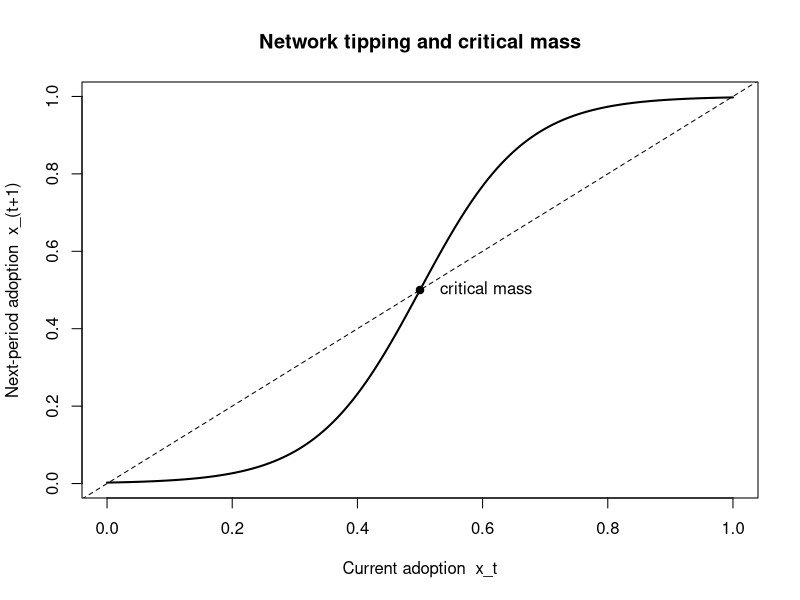

Reproduce this figure in R.
## ---- chunk 1
set.seed(11)
N <- 4000
theta <- rlnorm(N, log(11), 0.55)   # $/month value of the content to a viewer
gamma <- rlnorm(N, log(1.1), 0.70)  # $ disutility per unit of ad load
A <- 8; adrev <- 1.25               # max ad load; platform ad revenue per unit

# Every (ad load, fee) pair the platform could put on a menu, and what one taker
# of that option is worth to the platform.
grid <- expand.grid(a = seq(0, A, by = 1), f = seq(0, 30, by = 1))
grid$yield <- grid$f + adrev * grid$a

# Consumers self-select: each takes the option maximizing theta - gamma*a - f,
# and abstains if the best option leaves negative surplus. This is the incentive-
# compatibility constraint doing its work -- the platform never sees (theta, gamma).
rev_of <- function(rows) {
  S <- matrix(theta, N, length(rows)) - outer(gamma, grid$a[rows]) -
       matrix(grid$f[rows], N, length(rows), byrow = TRUE)
  k <- max.col(cbind(0, S), ties.method = "first"); t <- k > 1
  c(rev = sum(grid$yield[rows][k[t] - 1]) / N, cover = mean(t))
}

# Greedily grow the menu one option at a time; the plateau is the whole point.
grow <- function(pool, steps = 4) {
  chosen <- integer(0); out <- NULL
  for (s in seq_len(steps)) {
    cand <- setdiff(pool, chosen)
    g <- vapply(cand, function(x) rev_of(c(chosen, x))["rev"], numeric(1))
    chosen <- c(chosen, cand[which.max(g)]); out <- rbind(out, rev_of(chosen))
  }
  list(path = out, menu = grid[chosen, c("a", "f")])
}

all_opts <- seq_len(nrow(grid))
ad_only  <- rev_of(which(grid$a == A & grid$f == 0))
sub_only <- {
  paid <- which(grid$a == 0)
  rev_of(paid[which.max(vapply(paid, function(g) rev_of(g)["rev"], numeric(1)))])
}
two_tier <- {
  free <- which(grid$a == A & grid$f == 0); paid <- which(grid$a == 0)
  b <- paid[which.max(vapply(paid, function(g) rev_of(c(free, g))["rev"], numeric(1)))]
  rev_of(c(free, b))
}
gas <- grow(all_opts)

tab <- rbind(`ad-only` = ad_only, `subscription-only` = sub_only, `two-tier` = two_tier,
             `GAS (2 options)` = gas$path[2, ], `GAS (3 options)` = gas$path[3, ],
             `GAS (4 options)` = gas$path[4, ])
tab <- cbind(tab, `gain over two-tier %` = 100 * (tab[, "rev"] / two_tier["rev"] - 1))
round(tab, 3)
## ---- chunk 2
# A regulatory cap on advertising intensity (the EU Digital Services Act
# direction of travel) removes the high-ad options from the menu entirely.
capped <- grow(which(grid$a <= 3))
rbind(uncapped = gas$path[2, ], `ad load capped at 3` = capped$path[2, ])
cat("\nOptimal menu, uncapped (ad load, fee):\n");  print(gas$menu[1:2, ])
cat("\nOptimal menu, capped   (ad load, fee):\n");  print(capped$menu[1:2, ])
## ---- chunk 3
set.seed(1200)
n <- 9000

# --- 3 x 2 randomization: how much of the co-created output is revealed
#     before registration, crossed with how the registration prompt is framed.
fulf  <- factor(sample(c("none", "partial", "full"), n, TRUE),
                levels = c("none", "partial", "full"))
frame <- factor(sample(c("gain", "loss"), n, TRUE), levels = c("gain", "loss"))

# --- Two motivational pathways, moving in opposite directions ----------------
# Value-in-use rises with what you can see: proof your prompt shaped the output.
mu_viu <- c(none = 0.15, partial = 0.70, full = 0.85)[as.character(fulf)]
# Curiosity needs the experience to stay perceptually open: a full reveal closes it.
mu_cur <- c(none = 0.45, partial = 0.75, full = 0.20)[as.character(fulf)]
viu <- mu_viu + rnorm(n, 0, 0.35)
cur <- mu_cur + rnorm(n, 0, 0.35)

# --- Registration ------------------------------------------------------------
b_viu <- 1.30; b_cur <- 1.10
loss  <- as.integer(frame == "loss")
full  <- as.integer(fulf == "full")
eta   <- -1.20 + b_viu * viu + b_cur * cur +
          0.35 * loss - 0.30 * loss * full   # loss framing substitutes for a full reveal
reg   <- rbinom(n, 1, plogis(eta))

# Post-registration return behavior, driven by the same experiential state.
returns <- rpois(n, exp(-0.3 + 0.9 * viu + 0.6 * cur)) * reg

d <- data.frame(fulf, frame, viu, cur, reg, returns)

# --- (1) Registration by arm -------------------------------------------------
tab <- round(100 * tapply(d$reg, list(d$fulf, d$frame), mean), 1)

# --- (2) Main effect of fulfillment, and the framing interaction -------------
m_main <- lm(reg ~ fulf, data = d)
m_int  <- lm(reg ~ fulf * frame, data = d)

# --- (3) Parallel-mediator decomposition of partial vs. full -----------------
paths <- function(dd) {
  b  <- coef(lm(reg ~ viu + cur + fulf, data = dd))
  ap <- with(dd, c(mean(viu[fulf == "partial"]) - mean(viu[fulf == "full"]),
                   mean(cur[fulf == "partial"]) - mean(cur[fulf == "full"])))
  c(viu = unname(ap[1] * b["viu"]), curiosity = unname(ap[2] * b["cur"]))
}
bt <- replicate(400, paths(d[sample.int(n, n, TRUE), ]))
ci <- apply(bt, 1, quantile, c(0.025, 0.975))

cat("Registration rate (%) by fulfillment x framing\n"); print(tab); cat("\n")
cat(sprintf("Partial vs. none  : %+.1f pp\n", 100 * coef(m_main)["fulfpartial"]))
cat(sprintf("Full    vs. none  : %+.1f pp\n", 100 * coef(m_main)["fulffull"]))
cat(sprintf("Partial vs. full  : %+.1f pp\n\n",
            100 * (coef(m_main)["fulfpartial"] - coef(m_main)["fulffull"])))
cat(sprintf("Loss-framing lift -- no reveal      : %+.1f pp\n",
            100 * coef(m_int)["frameloss"]))
cat(sprintf("Loss-framing lift -- partial reveal : %+.1f pp\n",
            100 * (coef(m_int)["frameloss"] + coef(m_int)["fulfpartial:frameloss"])))
cat(sprintf("Loss-framing lift -- full reveal    : %+.1f pp  (substitution)\n",
            100 * (coef(m_int)["frameloss"] + coef(m_int)["fulffull:frameloss"])))
cat("\nWhy partial beats full -- decomposition of the partial-vs-full gap:\n")
cat(sprintf("  via value-in-use : %+.1f pp  [%+.1f, %+.1f]\n",
            100 * mean(bt["viu", ]), 100 * ci[1, "viu"], 100 * ci[2, "viu"]))
cat(sprintf("  via curiosity    : %+.1f pp  [%+.1f, %+.1f]\n",
            100 * mean(bt["curiosity", ]), 100 * ci[1, "curiosity"], 100 * ci[2, "curiosity"]))
cat(sprintf("\nReturn visits per 100 arrivals: none %.0f, partial %.0f, full %.0f\n",
            100 * mean(d$returns[d$fulf == "none"]),
            100 * mean(d$returns[d$fulf == "partial"]),
            100 * mean(d$returns[d$fulf == "full"])))
## ---- chunk 4
set.seed(2026)
J <- 12; N <- 6000; commission <- 0.15
p <- round(runif(J, 40, 95))                   # prices: moderate dispersion
q <- rnorm(J, 0, 2.0)                          # match quality: wider dispersion
alpha <- rlnorm(N, log(0.035), 0.55)           # heterogeneous price sensitivity
V <- matrix(q, N, J, byrow = TRUE) - outer(alpha, p)

# Common random numbers: fix the taste shocks and the discovery draws once, so
# that comparing two rankings compares the rankings and not the noise.
gum <- function(n, m) -log(-log(matrix(runif(n * m), n, m)))
E <- gum(N, J); E0 <- 1.0 + gum(N, 1); U <- matrix(runif(N * J), N, J)

# Position governs DISCOVERY: rank r is examined with probability 0.85^(r-1).
# Rank changes what a consumer sees, not what it is worth once seen.
outcomes <- function(ord) {
  rk <- integer(J); rk[ord] <- seq_len(J)
  u <- V + E; u[U >= rep(0.85^(rk - 1), each = N)] <- -Inf
  k <- max.col(cbind(E0, u), ties.method = "first")   # column 1 = no purchase
  b <- k > 1; j <- k[b] - 1
  c(revenue = commission * sum(p[j]) / N,
    transactions = mean(b),
    welfare = sum(u[cbind(which(b), j)]) / N)
}

# Build each objective's ranking greedily, slot by slot: fill position 1 with
# whichever product maximizes the objective there, then position 2, and so on.
greedy <- function(obj) {
  rem <- seq_len(J); ord <- integer(0)
  for (s in seq_len(J)) {
    sc <- vapply(rem, function(x) outcomes(c(ord, x, rem[rem != x]))[obj], numeric(1))
    pick <- rem[which.max(sc)]
    ord <- c(ord, pick); rem <- rem[rem != pick]
  }
  ord
}

legacy <- q + rnorm(J, 0, 2.5)     # status quo: a stale relevance score
rankings <- list(
  `max revenue`      = greedy("revenue"),
  `max transactions` = greedy("transactions"),
  `max welfare`      = greedy("welfare"),
  `neutral (random)` = sample(J),
  `status quo`       = order(legacy, decreasing = TRUE))

round(t(sapply(rankings, outcomes)), 3)
## ---- chunk 5
#| message: false
#| warning: false
set.seed(51)

# --- Staggered entry across 180 cities, 24 periods ----------------------------
# A third of cities never get a platform; a third get one; a third get two.
n_city <- 180; n_per <- 24
structure_type <- rep(c("never", "single", "dual"), each = n_city / 3)
entry <- ifelse(structure_type == "never", Inf,
                sample(8:16, n_city, replace = TRUE))

# True effects: single entry does essentially nothing to the outcome;
# dual entry (denser fleet) moves it. AQI is coded so NEGATIVE = cleaner air.
tau <- c(never = 0, single = -0.4, dual = -6.5)

panel <- expand.grid(city = 1:n_city, period = 1:n_per)
panel$type   <- structure_type[panel$city]
panel$entry  <- entry[panel$city]
panel$post   <- as.integer(panel$period >= panel$entry)
panel$aqi    <- 100 + rnorm(n_city, 0, 8)[panel$city] +      # city level
                0.6 * panel$period +                          # common trend
                tau[panel$type] * panel$post +
                rnorm(nrow(panel), 0, 4)

# --- (1) Pooled TWFE: one indicator for "a platform is present" ----------------
pooled <- lm(aqi ~ post + factor(city) + factor(period), data = panel)

# --- (2) Stacked DiD: one clean sub-experiment per entry cohort ---------------
# For each entry period g, keep cohort-g cities plus not-yet-treated cities,
# in a window around g; stack with cohort-specific fixed effects.
cohorts <- sort(unique(entry[is.finite(entry)]))
stack <- do.call(rbind, lapply(cohorts, function(g) {
  keep <- subset(panel,
                 period >= g - 4 & period <= g + 4 &
                 (entry == g | entry > g + 4))
  keep$treat  <- as.integer(keep$entry == g)
  keep$after  <- as.integer(keep$period >= g)
  keep$cohort <- g
  keep
}))
stack$cell <- interaction(stack$cohort, stack$city, drop = TRUE)
stack$time <- interaction(stack$cohort, stack$period, drop = TRUE)

stacked_pooled <- lm(aqi ~ treat:after + cell + time, data = stack)

# --- (3) Stacked DiD with market structure ------------------------------------
stack$dual   <- as.integer(stack$type == "dual")
stacked_type <- lm(aqi ~ treat:after + treat:after:dual + cell + time, data = stack)

cat(sprintf("True effect      : single %.2f | dual %.2f\n", tau["single"], tau["dual"]))
cat(sprintf("Pooled TWFE      : %.2f (one 'platform present' indicator)\n",
            coef(pooled)["post"]))
cat(sprintf("Stacked, pooled  : %.2f\n", coef(stacked_pooled)["treat:after"]))
cat(sprintf("Stacked, single  : %.2f\n", coef(stacked_type)["treat:after"]))
cat(sprintf("Stacked, dual    : %.2f\n",
            coef(stacked_type)["treat:after"] + coef(stacked_type)["treat:after:dual"]))
## ---- chunk 6
set.seed(20260620)

n_markets <- 500
gamma_true <- 0.40   # true cross-side effect of n_B on n_A

# Market-level demand shifter raising BOTH sides (the confound)
demand_shock <- rnorm(n_markets)

# Side-B cost instrument: shifts n_B only (excluded from side-A utility)
z_B <- rnorm(n_markets)

# Side-B participation: driven by the instrument and the common demand shock
n_B <- 0.9 * z_B + 0.8 * demand_shock + rnorm(n_markets)

# Side-A participation: true response to n_B, plus the same demand shock
eps_A <- 0.8 * demand_shock + rnorm(n_markets)   # correlated unobservable
n_A   <- gamma_true * n_B + eps_A

dat <- data.frame(n_A, n_B, z_B)

# (1) Naive OLS: biased upward by the shared demand shock
ols <- lm(n_A ~ n_B, data = dat)

# (2) 2SLS by hand: instrument n_B with z_B
first  <- lm(n_B ~ z_B, data = dat)
n_B_hat <- fitted(first)
iv     <- lm(n_A ~ n_B_hat, data = dat)

cat("True cross-side effect (gamma):", gamma_true, "\n")
cat("Naive OLS estimate:           ", round(coef(ols)["n_B"], 3), "\n")
cat("2SLS (IV) estimate:           ", round(coef(iv)["n_B_hat"], 3), "\n")
cat("First-stage F-statistic:      ",
    round(summary(first)$fstatistic["value"], 1), "\n")
## ---- chunk 7
#| fig-cap: "Tipping dynamics. The S-shaped best-response map (solid) crosses the 45-degree line (dashed) at three fixed points; the middle crossing is the unstable critical mass. Adoption starting below it decays to the empty market; above it, the market tips to near-full adoption."
beta  <- 12   # strength of the network effect
theta <- 0.5  # adoption threshold
f <- function(x) 1 / (1 + exp(-beta * (x - theta)))

x <- seq(0, 1, length.out = 400)
plot(x, f(x), type = "l", lwd = 2,
     xlab = "Current adoption  x_t",
     ylab = "Next-period adoption  x_(t+1)",
     main = "Network tipping and critical mass")
abline(0, 1, lty = 2)              # 45-degree line: fixed points are crossings
# Locate the unstable interior fixed point (critical mass) near x = theta
g <- function(x) f(x) - x
crit <- uniroot(g, c(0.3, 0.7))$root
points(crit, crit, pch = 19)
text(crit, crit, "  critical mass", pos = 4)
